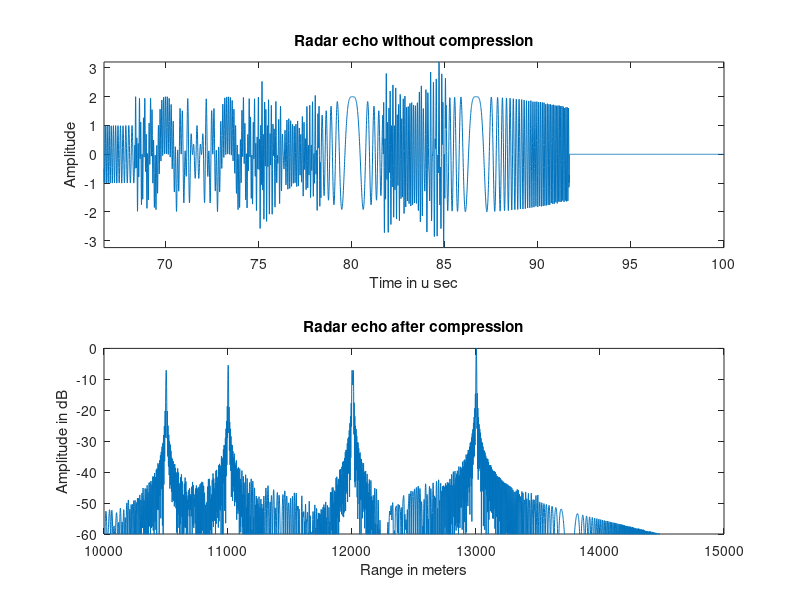

MATLAB code for this plot:
%%demo of LFM pulse radar
%=========================================================
function LFM_radar(T,B,Rmin,Rmax,R,RCS)
if nargin==0
    T=10e-6;                           %pulse duration 10us
    B=30e6;                            %chirp frequency modulation bandwidth 30MHz
    Rmin=10000;Rmax=15000;            %range bin
    R=[10500,11000,12000,12008,13000,13002]; %position of ideal point targets
    RCS=[1 1 1 1 1 1];                   %radar cross section
end
%=========================================================
%%Parameter
C=3e8;                                 %propagation speed
K=B/T;                                 %chirp slope
Rwid=Rmax-Rmin;                        %receive window in meter
Twid=2*Rwid/C;                          %receive window in second
Fs=5*B;Ts=1/Fs;                         %sampling frequency and sampling spacing
Nwid=ceil(Twid/Ts);                       %receive window in number
%==================================================================
%%Gnerate the echo      
t=linspace(2*Rmin/C,2*Rmax/C,Nwid);       %receive window
                                       %open window when t=2*Rmin/C
                                       %close window when t=2*Rmax/C                            
M=length(R);                            %number of targets                                        
td=ones(M,1)*t-2*R'/C*ones(1,Nwid);
Srt=RCS*(exp(j*pi*K*td.^2).*(abs(td)<T/2));%radar echo from point targets  
%=========================================================
%%Digtal processing of pulse compression radar using FFT and IFFT
Nchirp=ceil(T/Ts);                          %pulse duration in number
Nfft=2^nextpow2(Nwid+Nwid-1);             %number needed to compute linear 
                                         %convolution using FFT algorithm
Srw=fft(Srt,Nfft);                           %fft of radar echo
t0=linspace(-T/2,T/2,Nchirp); 
St=exp(j*pi*K*t0.^2);                       %chirp signal                
Sw=fft(St,Nfft);                             %fft of chirp signal
Sot=fftshift(ifft(Srw.*conj(Sw)));              %signal after pulse compression
%=========================================================
N0=Nfft/2-Nchirp/2;
Z=abs(Sot(N0:N0+Nwid-1));
Z=Z/max(Z);
Z=20*log10(Z+1e-6);
%figure
subplot(211)
plot(t*1e6,real(Srt));axis tight;
xlabel('Time in u sec');ylabel('Amplitude')
title('Radar echo without compression');
subplot(212)
plot(t*C/2,Z)
axis([10000,15000,-60,0]);
xlabel('Range in meters');ylabel('Amplitude in dB')
title('Radar echo after compression');
%=========================================================
